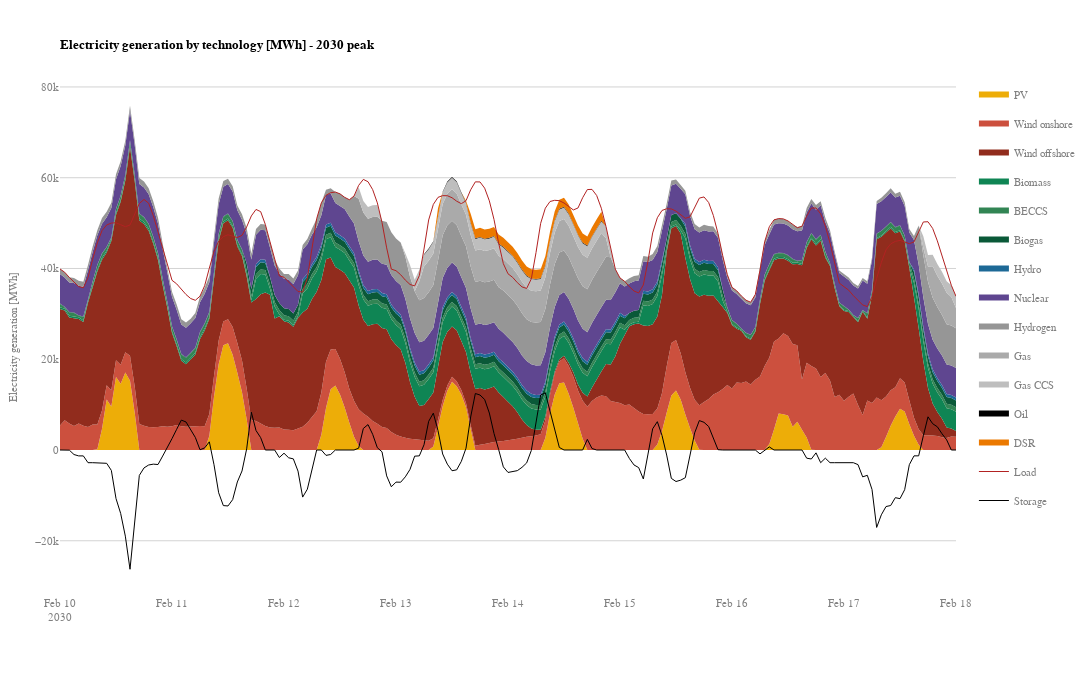

Notebook code for this chart:
### Code cell
fig = go.Figure()

p_by_carrier_peak = p_by_carrier.loc['2030-02-10 00:00:00':'2030-02-18 00:00:00']
load_peak = load.sum(axis=1).loc['2030-02-10 00:00:00':'2030-02-18 00:00:00']

#battery_charge = network.storage_units_t.state_of_charge
battery_storage_peak = battery_storage.sum(axis=1).loc['2030-02-10 00:00:00':'2030-02-18 00:00:00']

fig.add_trace(go.Scatter(x=p_by_carrier_peak.index, y=p_by_carrier_peak['PV'], stackgroup='one', mode='none',name='PV', fillcolor=fuel_color('PV'), legendgroup='group1'))
fig.add_trace(go.Scatter(x=p_by_carrier_peak.index, y=p_by_carrier_peak['Wind'], stackgroup='one', mode='none', name='Wind onshore', fillcolor=fuel_color('Wind onshore'), legendgroup='group2'))
fig.add_trace(go.Scatter(x=p_by_carrier_peak.index, y=p_by_carrier_peak['Wind offshore'], stackgroup='one', mode='none', name='Wind offshore', fillcolor=fuel_color('Wind offshore'), legendgroup='group3'))
fig.add_trace(go.Scatter(x=p_by_carrier_peak.index, y=p_by_carrier_peak['Biomass'], stackgroup='one', mode='none',name='Biomass', fillcolor=fuel_color('biomass'), legendgroup='group4')) 
fig.add_trace(go.Scatter(x=p_by_carrier_peak.index, y=p_by_carrier_peak['BECCS'], stackgroup='one', mode='none',name='BECCS', fillcolor=fuel_color('beccs'), legendgroup='group5')) 
fig.add_trace(go.Scatter(x=p_by_carrier_peak.index, y=p_by_carrier_peak['Biogas'], stackgroup='one', mode='none',name='Biogas', fillcolor=fuel_color('biogas'), legendgroup='group6'))
fig.add_trace(go.Scatter(x=p_by_carrier_peak.index, y=p_by_carrier_peak['Hydro'], stackgroup='one', mode='none',name='Hydro', fillcolor=fuel_color('Hydro'), legendgroup='group7'))
fig.add_trace(go.Scatter(x=p_by_carrier_peak.index, y=p_by_carrier_peak['Nuclear'], stackgroup='one', mode='none', name='Nuclear', fillcolor=fuel_color('nuclear'), legendgroup='group8'))
fig.add_trace(go.Scatter(x=p_by_carrier_peak.index, y=p_by_carrier_peak['Hydrogen'], stackgroup='one', mode='none', name='Hydrogen', fillcolor=fuel_color('Hydrogen'), legendgroup='group9'))
fig.add_trace(go.Scatter(x=p_by_carrier_peak.index, y=p_by_carrier_peak['Gas'], stackgroup='one', mode='none', name='Gas', fillcolor=fuel_color('Gas'), legendgroup='group10'))
fig.add_trace(go.Scatter(x=p_by_carrier_peak.index, y=p_by_carrier_peak['Gas CCS'], stackgroup='one', mode='none', name='Gas CCS', fillcolor=fuel_color('Gas CCS'), legendgroup='group11'))
fig.add_trace(go.Scatter(x=p_by_carrier_peak.index, y=p_by_carrier_peak['Oil'], stackgroup='one', mode='none', name='Oil', fillcolor=fuel_color('oil'), legendgroup='group12'))
fig.add_trace(go.Scatter(x=p_by_carrier_peak.index, y=p_by_carrier_peak['DSR'], stackgroup='one', mode='none',name='DSR', fillcolor=fuel_color('dsr'), legendgroup='group13'))
fig.add_trace(go.Scatter(x=p_by_carrier_peak.index, y=load_peak, line = dict(color='firebrick', width=1), name='Load', legendgroup='group14'))
fig.add_trace(go.Scatter(x=p_by_carrier_peak.index, y=battery_storage_peak, line = dict(color='black', width=1), name='Storage', legendgroup='group15'))

fig.update_layout(
        width=1200,
        height=675,
        plot_bgcolor='white',  
        title=dict(
            text='<b>Electricity generation by technology [MWh] - 2030 peak</b>',
            font=dict(
                family="Work Sans, sans-serif",
                size=13,
                color="black",
            ),
            x=0,
            xref='paper',
            yref='paper',
            xanchor="left", 
            yanchor="top",
        ),
        margin=dict(t=80, b=80,l=50, r=50),
        font=dict(
            family="Work Sans, sans-serif",
            size=11,
            color="grey"
        ),
)

fig.update_yaxes(
        title=dict(
            text='Electricity generation [MWh]',
            font=dict(
                family="Work Sans, sans-serif",
                size=11,
                color="grey",
            )
        ),
    showgrid=True,
    gridwidth=1, 
    gridcolor='LightGrey'
)

fig.show(    
    config={
        'modeBarButtonsToRemove': ['lasso2d', "zoomIn2d", 'resetScale2d'],
        "locale": "en",
        "toImageButtonOptions": {"width": None, "height": None}
    },
)

### Figure 1 — Plotly figure (JSON) as saved in the notebook; plotly's stock layout.template omitted (floating-point values rounded to 4 significant figures; data arrays with more than 128 entries replaced by an {"elided": "..."} marker saying what was removed)
{"data": [{"fillcolor": "rgb(237, 173, 8)", "legendgroup": "group1", "mode": "none", "name": "PV", "stackgroup": "one", "type": "scatter", "x": {"elided": "193 str values"}, "y": {"elided": "193 float values"}}, {"fillcolor": "rgb(204, 80, 62)", "legendgroup": "group2", "mode": "none", "name": "Wind onshore", "stackgroup": "one", "type": "scatter", "x": {"elided": "193 str values"}, "y": {"elided": "193 float values"}}, {"fillcolor": "rgb(145, 44, 29)", "legendgroup": "group3", "mode": "none", "name": "Wind offshore", "stackgroup": "one", "type": "scatter", "x": {"elided": "193 str values"}, "y": {"elided": "193 float values"}}, {"fillcolor": "rgb(15, 133, 84)", "legendgroup": "group4", "mode": "none", "name": "Biomass", "stackgroup": "one", "type": "scatter", "x": {"elided": "193 str values"}, "y": {"elided": "193 float values"}}, {"fillcolor": "rgb(50, 133, 84)", "legendgroup": "group5", "mode": "none", "name": "BECCS", "stackgroup": "one", "type": "scatter", "x": {"elided": "193 str values"}, "y": {"elided": "193 float values"}}, {"fillcolor": "rgb(10, 89, 56)", "legendgroup": "group6", "mode": "none", "name": "Biogas", "stackgroup": "one", "type": "scatter", "x": {"elided": "193 str values"}, "y": {"elided": "193 float values"}}, {"fillcolor": "rgb(29, 105, 150)", "legendgroup": "group7", "mode": "none", "name": "Hydro", "stackgroup": "one", "type": "scatter", "x": {"elided": "193 str values"}, "y": {"elided": "193 float values"}}, {"fillcolor": "rgb(95, 70, 144)", "legendgroup": "group8", "mode": "none", "name": "Nuclear", "stackgroup": "one", "type": "scatter", "x": {"elided": "193 str values"}, "y": {"elided": "193 float values"}}, {"fillcolor": "rgb(150, 150, 150)", "legendgroup": "group9", "mode": "none", "name": "Hydrogen", "stackgroup": "one", "type": "scatter", "x": {"elided": "193 str values"}, "y": {"elided": "193 float values"}}, {"fillcolor": "rgb(170, 170, 170)", "legendgroup": "group10", "mode": "none", "name": "Gas", "stackgroup": "one", "type": "scatter", "x": {"elided": "193 str values"}, "y": {"elided": "193 float values"}}, {"fillcolor": "rgb(190, 190, 190)", "legendgroup": "group11", "mode": "none", "name": "Gas CCS", "stackgroup": "one", "type": "scatter", "x": {"elided": "193 str values"}, "y": {"elided": "193 float values"}}, {"fillcolor": "black", "legendgroup": "group12", "mode": "none", "name": "Oil", "stackgroup": "one", "type": "scatter", "x": {"elided": "193 str values"}, "y": {"elided": "193 int values"}}, {"fillcolor": "rgb(235, 121, 0)", "legendgroup": "group13", "mode": "none", "name": "DSR", "stackgroup": "one", "type": "scatter", "x": {"elided": "193 str values"}, "y": {"elided": "193 float values"}}, {"legendgroup": "group14", "line": {"color": "firebrick", "width": 1}, "name": "Load", "type": "scatter", "x": {"elided": "193 str values"}, "y": {"elided": "193 float values"}}, {"legendgroup": "group15", "line": {"color": "black", "width": 1}, "name": "Storage", "type": "scatter", "x": {"elided": "193 str values"}, "y": {"elided": "193 float values"}}], "layout": {"font": {"color": "grey", "family": "Work Sans, sans-serif", "size": 11}, "height": 675, "margin": {"b": 80, "l": 50, "r": 50, "t": 80}, "plot_bgcolor": "white", "title": {"font": {"color": "black", "family": "Work Sans, sans-serif", "size": 13}, "text": "<b>Electricity generation by technology [MWh] - 2030 peak</b>", "x": 0, "xanchor": "left", "xref": "paper", "yanchor": "top", "yref": "paper"}, "width": 1200, "yaxis": {"gridcolor": "LightGrey", "gridwidth": 1, "showgrid": true, "title": {"font": {"color": "grey", "family": "Work Sans, sans-serif", "size": 11}, "text": "Electricity generation [MWh]"}}}}
